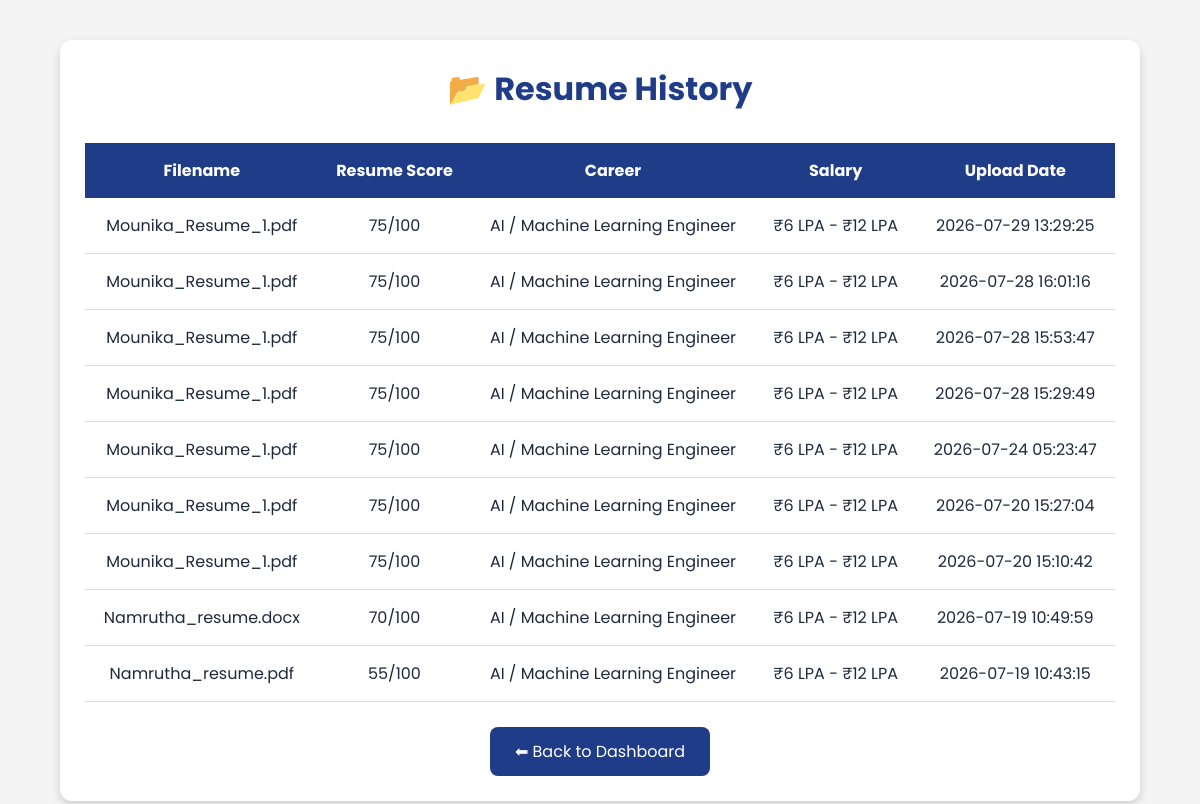
Page /history (signed in) on the earlier database version.
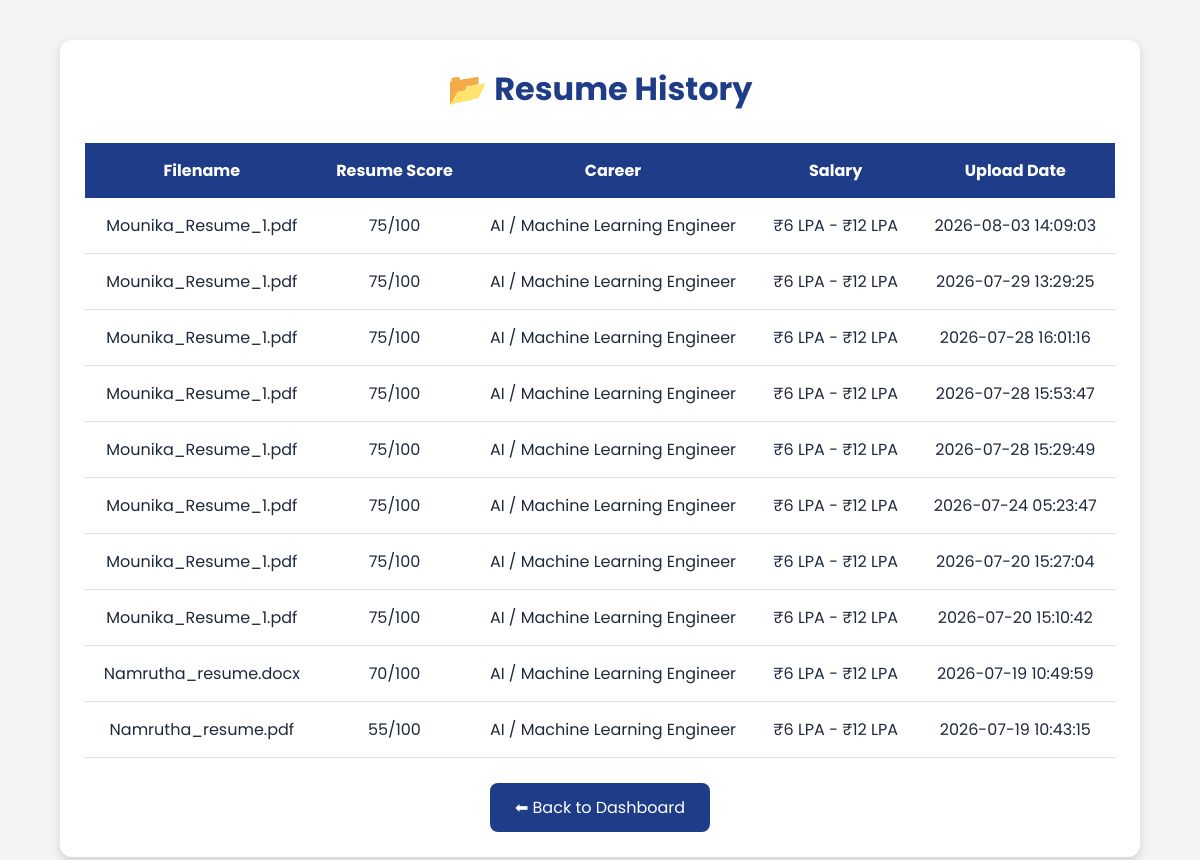
Same page on the later database version.
### tables this page shows
CREATE TABLE resume_history(
        id INTEGER PRIMARY KEY AUTOINCREMENT,
        email TEXT NOT NULL,
        filename TEXT NOT NULL,
        score INTEGER,
        career TEXT,
        salary TEXT,
        upload_date TIMESTAMP DEFAULT CURRENT_TIMESTAMP
    );

### app.py (the view)
@app.route("/history")
@login_required
def history():
    connection = sqlite3.connect(DATABASE)
    cursor = connection.cursor()
    cursor.execute("""
    SELECT filename, score, career, salary, upload_date
    FROM resume_history
    WHERE email=?
    ORDER BY upload_date DESC
    """, (session["user_email"],))
    user_history = cursor.fetchall()
    connection.close()
    return render_template(
        "history.html",
        history=user_history
    )

### app.py (called while the page is built)
def login_required(f):
    @wraps(f)
    def decorated_function(*args, **kwargs):
        if "user_email" not in session:
            return redirect(url_for("login"))
        return f(*args, **kwargs)
    return decorated_function

### templates/history.html (shortened to what this page needs)
<!DOCTYPE html>
<html lang="en">
<head>
    <link rel="stylesheet" href="{{ url_for('static', filename='css/style.css') }}">
</head>
<body>
<div class="container">
    <div class="card">
        <h1>📂 Resume History</h1>
        <table>
            <tr>
                <th>Filename</th>
                <th>Resume Score</th>
                <th>Career</th>
                <th>Salary</th>
                <th>Upload Date</th>
            </tr>
            {% if history %}
                {% for row in history %}
                <tr>
                    <td>{{ row[0] }}</td>
                    <td>{{ row[1] }}/100</td>
                    <td>{{ row[2] }}</td>
                    <td>{{ row[3] }}</td>
                    <td>{{ row[4] }}</td>
                </tr>
                {% endfor %}
            {% else %}
                <tr>
                    <td colspan="5">
                        No resume history found.
                    </td>
                </tr>
            {% endif %}
        </table>
        <div style="text-align:center;">
            <a href="/dashboard" class="back-btn">
                ⬅ Back to Dashboard
            </a>
        </div>
    </div>
</div>
</body>
</html>

Differences in the rows shown:
added resume_history: filename "Mounika_Resume_1.pdf", score "75", career "AI / Machine Learning Engineer", salary "₹6 LPA - ₹12 LPA", upload_date "2026-08-03 14:09:03"
